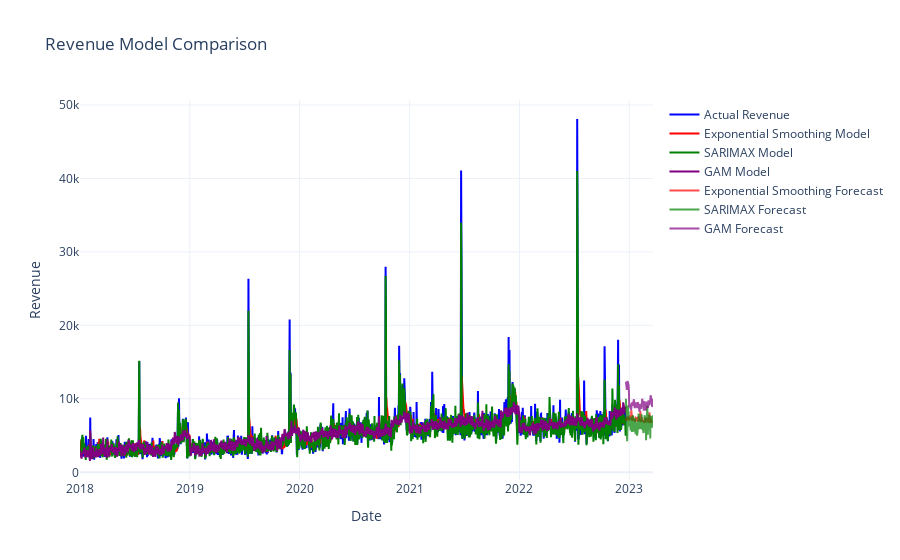

Notebook code cell kept with this figure:
### Markdown cell above
# Prediction & Validation

### Code cell
import plotly.graph_objects as go

# Create a figure
fig = go.Figure()

# Add the actual revenue data
fig.add_trace(go.Scatter(x=revenue.index, y=revenue, mode='lines', name='Actual Revenue', line=dict(color='blue')))

# Add the Exponential Smoothing model
fig.add_trace(go.Scatter(x=combined_data.index, y=combined_data['Model'], mode='lines', name='Exponential Smoothing Model', line=dict(color='red')))

# Add the SARIMAX model
fig.add_trace(go.Scatter(x=aggregated_data.index, y=in_sample_predictions, mode='lines', name='SARIMAX Model', line=dict(color='green')))

# Add the GAM model
fig.add_trace(go.Scatter(x=x.index, y=gam.predict(x), mode='lines', name='GAM Model', line=dict(color='purple')))

# Update layout
fig.update_layout(title='Revenue Model Comparison',
                  xaxis_title='Date',
                  yaxis_title='Revenue',
                  template='plotly_white')

# Add the Exponential Smoothing forecast
fig.add_trace(go.Scatter(x=forecast_df.index, y=forecast_df['Forecast'], mode='lines', name='Exponential Smoothing Forecast', line=dict(color='red'), opacity=0.7))

# Add the SARIMAX forecast
fig.add_trace(go.Scatter(x=forecast_values.index, y=forecast_values, mode='lines', name='SARIMAX Forecast', line=dict(color='green'), opacity=0.7))

# Add the GAM forecast
fig.add_trace(go.Scatter(x=future_dates, y=future_predictions, mode='lines', name='GAM Forecast', line=dict(color='purple'), opacity=0.7))

# Show the plot
fig.show()
